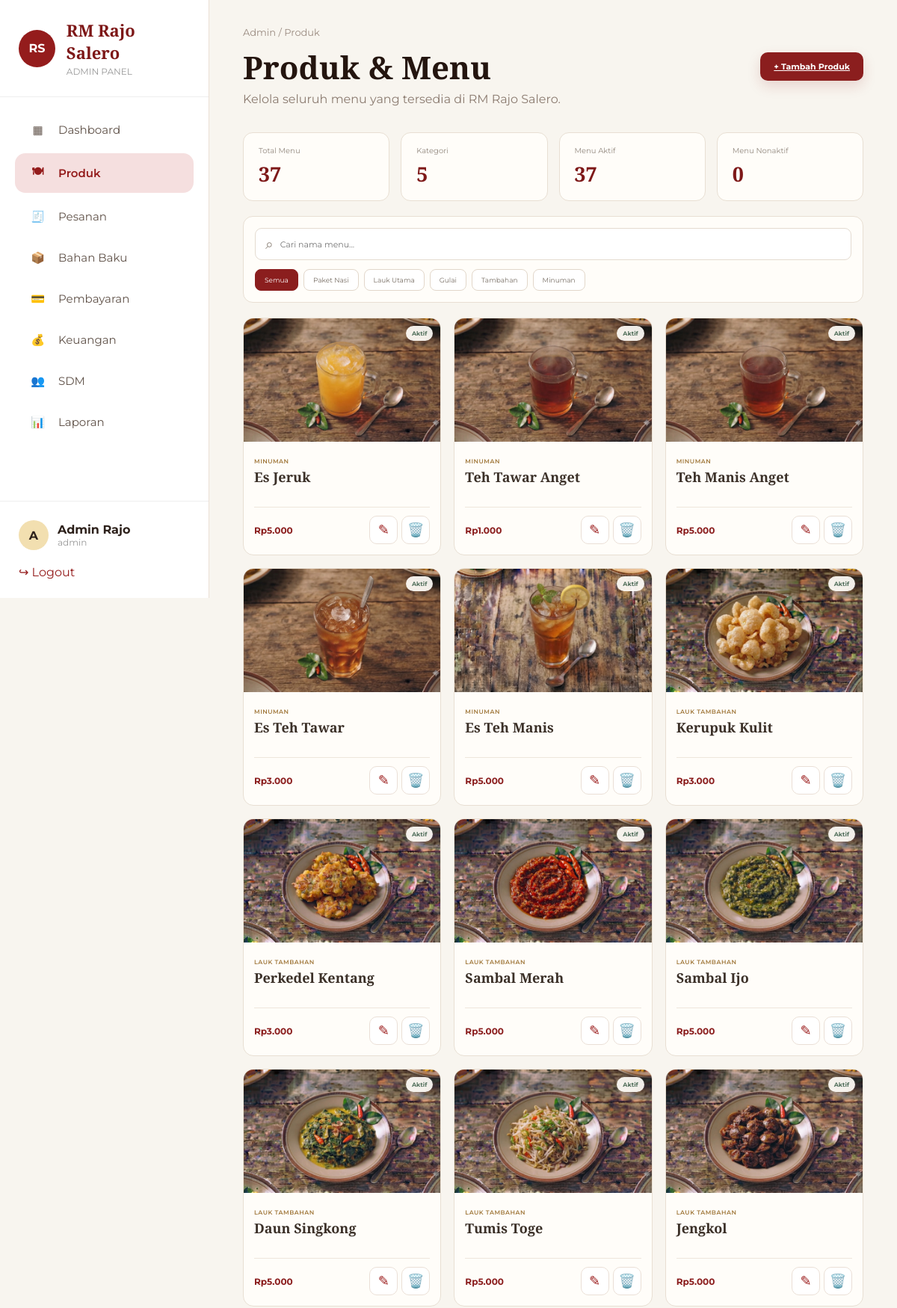
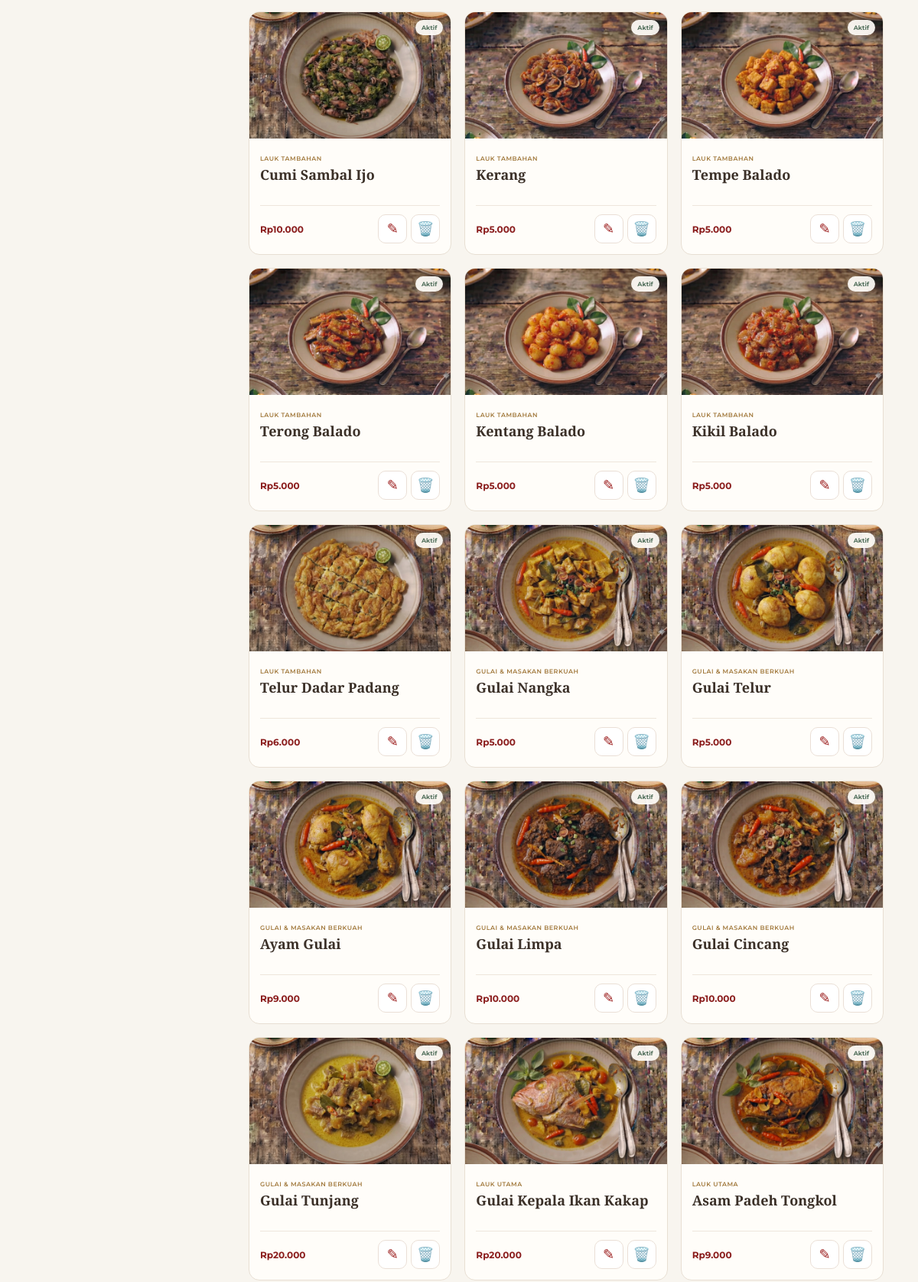
/admin/produk.php (signed in, upper part), run on the app's committed database (2 pictures, top to bottom).
### tables this page shows
CREATE TABLE `menu` (
  `id` int(11) NOT NULL,
  `nama_menu` varchar(150) NOT NULL,
  `kategori` varchar(100) NOT NULL,
  `harga` int(11) NOT NULL,
  `gambar` varchar(255) DEFAULT NULL,
  `deskripsi` text DEFAULT NULL,
  `status` enum('aktif','nonaktif') DEFAULT 'aktif',
  `created_at` timestamp NOT NULL DEFAULT current_timestamp()
);

### admin/produk.php (the view, shortened to what this page needs)
<?php
require_once "database.php";
$query = "SELECT * FROM menu ORDER BY id DESC";
$result = mysqli_query($conn, $query);
$menus = [];
while($row = mysqli_fetch_assoc($result)){
    $menus[] = [
        'id' => $row['id'],
        'nama' => $row['nama_menu'],
        'kategori' => $row['kategori'],
        'harga' => $row['harga'],
        'gambar' => $row['gambar'],
        'deskripsi' => $row['deskripsi'],
        'status' => $row['status']
    ];
}
$total_menu = count($menus);
?>
<!DOCTYPE html>
<html lang="id">
<head>
    <link rel="stylesheet" href="dashboard.css">
<link rel="stylesheet" href="produk.css">
</head>
<body>
<div class="admin-layout">
    <?php include 'sidebar.php'; ?>
    <main class="main-content">
        <header class="topbar">
            <div>
                <p class="breadcrumb">Admin / Produk</p>
                <h1>Produk & Menu</h1>
                <p class="welcome">
                    Kelola seluruh menu yang tersedia di RM Rajo Salero.
                </p>
            </div>
           <a href="tambah_produk.php" class="add-product-btn">
            + Tambah Produk
            </a>
        </header>
        <section class="product-summary">
            <div class="product-summary-card">
                <span>Total Menu</span>
                <strong><?= $total_menu; ?></strong>
            </div>
            <div class="product-summary-card">
                <span>Kategori</span>
                <strong>5</strong>
            </div>
            <div class="product-summary-card">
                <span>Menu Aktif</span>
                <strong><?= $total_menu; ?></strong>
            </div>
            <div class="product-summary-card">
                <span>Menu Nonaktif</span>
                <strong>0</strong>
            </div>
        </section>
        <section class="product-toolbar">
            <div class="search-box">
                <span>⌕</span>
                <input
                    type="text"
                    id="searchMenu"
                    placeholder="Cari nama menu..."
                >
            </div>
            <div class="category-filter">
                <button class="filter-btn active" data-category="all">
                    Semua
                </button>
                <button class="filter-btn" data-category="Paket Nasi Padang">
                    Paket Nasi
                </button>
                <button class="filter-btn" data-category="Lauk Utama">
                    Lauk Utama
                </button>
                <button class="filter-btn" data-category="Gulai & Masakan Berkuah">
                    Gulai
                </button>
                <button class="filter-btn" data-category="Lauk Tambahan">
                    Tambahan
                </button>
                <button class="filter-btn" data-category="Minuman">
                    Minuman
                </button>
            </div>
        </section>
        <section class="product-grid" id="productGrid">
            <?php foreach ($menus as $index => $menu): ?>
                <article
                    class="product-card"
                    data-category="<?= htmlspecialchars($menu['kategori']); ?>"
                    data-name="<?= strtolower(htmlspecialchars($menu['nama'])); ?>"
                >
                    <div class="product-image">
                        <img
                            src="<?= htmlspecialchars($menu['gambar']); ?>"
                            alt="<?= htmlspecialchars($menu['nama']); ?>"
                            onerror="this.style.display='none'; this.parentElement.classList.add('image-error');"
                        >
                        <span class="product-status">
                            Aktif
                        </span>
                    </div>
                    <div class="product-info">
                        <span class="product-category">
                            <?= htmlspecialchars($menu['kategori']); ?>
                        </span>
                        <h3>
                            <?= htmlspecialchars($menu['nama']); ?>
                        </h3>
                        <div class="product-bottom">
                            <strong>
                                Rp<?= number_format($menu['harga'], 0, ',', '.'); ?>
                            </strong>
                            <div class="product-actions">
                                <a
    href="edit_produk.php?id=<?= $menu['id']; ?>"
    class="edit-btn"
    title="Edit"
>
    ✎
</a>
                                <a
    <a
    href="hapus_produk.php?id=<?= $menu['id']; ?>"
    class="delete-btn"
    title="Hapus"
    onclick="return confirm('Yakin ingin menghapus menu ini?')"
>
    🗑️
</a>
                            </div>
                        </div>
                    </div>
                </article>
            <?php endforeach; ?>
        </section>
    </main>
</div>
</body>
</html>

### admin/sidebar.php
<?php
$current_page = basename($_SERVER['PHP_SELF']);
$admin_name = $_SESSION['admin_name'] ?? 'Admin';
$admin_username = $_SESSION['admin_username'] ?? 'admin';
?>
<aside class="sidebar">
    <div class="brand-admin">
        <div class="brand-logo">
            RS
        </div>
        <div>
            <h2>
                RM Rajo Salero
            </h2>
            <span>
                ADMIN PANEL
            </span>
        </div>
    </div>
    <nav class="sidebar-menu">
        <a
            href="dashboard.php"
            class="menu-item <?= $current_page === 'dashboard.php' ? 'active' : ''; ?>"
        >
            <span class="menu-icon">
                ▦
            </span>
            <span>
                Dashboard
            </span>
        </a>
        <a
            href="produk.php"
            class="menu-item <?= $current_page === 'produk.php' ? 'active' : ''; ?>"
        >
            <span class="menu-icon">
                🍽
            </span>
            <span>
                Produk
            </span>
        </a>
        <a
            href="pesanan.php"
            class="menu-item <?= $current_page === 'pesanan.php' ? 'active' : ''; ?>"
        >
            <span class="menu-icon">
                🧾
            </span>
            <span>
                Pesanan
            </span>
        </a>
        <a
            href="bahan_baku.php"
            class="menu-item <?= $current_page === 'bahan_baku.php' ? 'active' : ''; ?>"
        >
            <span class="menu-icon">
                📦
            </span>
            <span>
                Bahan Baku
            </span>
        </a>
        <a
            href="pembayaran.php"
            class="menu-item <?= $current_page === 'pembayaran.php' ? 'active' : ''; ?>"
        >
            <span class="menu-icon">
                💳
            </span>
            <span>
                Pembayaran
            </span>
        </a>
        <a
            href="keuangan.php"
            class="menu-item <?= $current_page === 'keuangan.php' ? 'active' : ''; ?>"
        >
            <span class="menu-icon">
                💰
            </span>
            <span>
                Keuangan
            </span>
        </a>
        <a
            href="sdm.php"
            class="menu-item <?= $current_page === 'sdm.php' ? 'active' : ''; ?>"
        >
            <span class="menu-icon">
                👥
            </span>
            <span>
                SDM
            </span>
        </a>
        <a
            href="laporan.php"
            class="menu-item <?= $current_page === 'laporan.php' ? 'active' : ''; ?>"
        >
            <span class="menu-icon">
                📊
            </span>
            <span>
                Laporan
            </span>
        </a>
    </nav>
    <div class="sidebar-bottom">
        <a
            href="profil.php"
            class="admin-profile"
            style="text-decoration:none; color:inherit;"
        >
            <div class="profile-avatar">
                <?= strtoupper(substr($admin_name, 0, 1)); ?>
            </div>
            <div class="profile-info">
                <strong>
                    <?= htmlspecialchars($admin_name); ?>
                </strong>
                <span>
                    <?= htmlspecialchars($admin_username); ?>
                </span>
            </div>
        </a>
        <a
            href="logout.php"
            class="logout"
        >
            <span>
                ↪
            </span>
            Logout
        </a>
    </div>
</aside>

### admin/dashboard.css (style rules this page uses)
.sidebar { width:280px; min-height:100vh; background:#fff; border-right:1px solid #eadfd5; display:flex; flex-direction:column; position:fixed; left:0; top:0; }
.admin-layout { display:flex; }
.main-content { margin-left:280px; width:calc(100% - 280px); padding:35px 45px; }
.brand-admin { padding:25px; display:flex; align-items:center; gap:15px; border-bottom:1px solid #eee; }
.brand-logo { width:50px; height:50px; background:#941c1c; color:white; border-radius:50%; display:flex; align-items:center; justify-content:center; font-weight:bold; }
.brand-admin h2 { font-family:'Cormorant Garamond',serif; color:#7d1717; font-size:22px; }
.brand-admin span { font-size:12px; color:#999; }
.sidebar-menu { padding:20px; }
.menu-item { display:flex; align-items:center; gap:15px; padding:14px 18px; margin-bottom:8px; border-radius:14px; text-decoration:none; color:#5f5148; font-size:15px; }
.menu-item:hover, .menu-item.active { background:#f5dfdf; color:#941c1c; font-weight:600; }
.menu-icon { width:25px; text-align:center; }
.sidebar-bottom { margin-top:auto; padding:25px; border-top:1px solid #eee; }
.admin-profile { display:flex; align-items:center; gap:12px; }
.profile-avatar { width:40px; height:40px; background:#f2dfb0; border-radius:50%; display:flex; align-items:center; justify-content:center; font-weight:bold; }
.profile-info span { display:block; font-size:12px; color:#999; }
.logout { display:block; margin-top:20px; color:#941c1c; text-decoration:none; }
* { margin:0; padding:0; box-sizing:border-box; }
body { background:#f8f5ef; color:#2d211b; font-family:'Montserrat', sans-serif; }
.admin-layout { display:flex; min-height:100vh; }
.main-content { flex:1; padding:35px 45px; }
.topbar { display:flex; justify-content:space-between; align-items:center; margin-bottom:35px; }
.breadcrumb { color:#9b8c82; font-size:13px; margin-bottom:10px; }
.topbar h1 { font-family:'Cormorant Garamond',serif; font-size:42px; color:#24150f; }
.welcome { color:#8b7b70; margin-top:5px; }

### data on the page
menu: gambar (picture), kategori "MINUMAN", nama_menu "Es Jeruk", harga "5.000"
menu: gambar (picture), kategori "MINUMAN", nama_menu "Teh Tawar Anget", harga "1.000"
menu: gambar (picture), kategori "MINUMAN", nama_menu "Teh Manis Anget", harga "5.000"
menu: gambar (picture), kategori "MINUMAN", nama_menu "Es Teh Tawar", harga "3.000"
menu: gambar (picture), kategori "MINUMAN", nama_menu "Es Teh Manis", harga "5.000"
menu: gambar (picture), kategori "LAUK TAMBAHAN", nama_menu "Kerupuk Kulit", harga "3.000"
menu: gambar (picture), kategori "LAUK TAMBAHAN", nama_menu "Perkedel Kentang", harga "3.000"
menu: gambar (picture), kategori "LAUK TAMBAHAN", nama_menu "Sambal Merah", harga "5.000"
menu: gambar (picture), kategori "LAUK TAMBAHAN", nama_menu "Sambal Ijo", harga "5.000"
menu: gambar (picture), kategori "LAUK TAMBAHAN", nama_menu "Daun Singkong", harga "5.000"
menu: gambar (picture), kategori "LAUK TAMBAHAN", nama_menu "Tumis Toge", harga "5.000"
menu: gambar (picture), kategori "LAUK TAMBAHAN", nama_menu "Jengkol", harga "5.000"
menu: gambar (picture), kategori "LAUK TAMBAHAN", nama_menu "Cumi Sambal Ijo", harga "10.000"
menu: gambar (picture), kategori "LAUK TAMBAHAN", nama_menu "Kerang", harga "5.000"
menu: gambar (picture), kategori "LAUK TAMBAHAN", nama_menu "Tempe Balado", harga "5.000"
menu: gambar (picture), kategori "LAUK TAMBAHAN", nama_menu "Terong Balado", harga "5.000"
menu: gambar (picture), kategori "LAUK TAMBAHAN", nama_menu "Kentang Balado", harga "5.000"
menu: gambar (picture), kategori "LAUK TAMBAHAN", nama_menu "Kikil Balado", harga "5.000"
menu: gambar (picture), kategori "LAUK TAMBAHAN", nama_menu "Telur Dadar Padang", harga "6.000"
menu: gambar (picture), kategori "GULAI & MASAKAN BERKUAH", nama_menu "Gulai Nangka", harga "5.000"
menu: gambar (picture), kategori "GULAI & MASAKAN BERKUAH", nama_menu "Gulai Telur", harga "5.000"
menu: gambar (picture), kategori "GULAI & MASAKAN BERKUAH", nama_menu "Ayam Gulai", harga "9.000"
menu: gambar (picture), kategori "GULAI & MASAKAN BERKUAH", nama_menu "Gulai Limpa", harga "10.000"
menu: gambar (picture), kategori "GULAI & MASAKAN BERKUAH", nama_menu "Gulai Cincang", harga "10.000"
menu: gambar (picture), kategori "GULAI & MASAKAN BERKUAH", nama_menu "Gulai Tunjang", harga "20.000"
menu: gambar (picture), kategori "LAUK UTAMA", nama_menu "Gulai Kepala Ikan Kakap", harga "20.000"
menu: gambar (picture), kategori "LAUK UTAMA", nama_menu "Asam Padeh Tongkol", harga "9.000"

### other printed values
substr($admin_name, 0, 1) "A"
$admin_name "Admin Rajo"
$admin_username "admin"
$total_menu "37"
